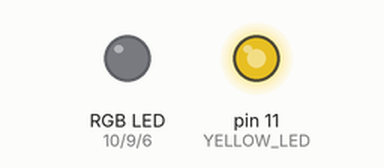
Recording of a sketch running on a simulated Arduino Uno, built with avr-gcc and run on an emulated ATmega328P. Shown: an RGB LED mixed from three pins (HIGH = lit), output pins drawn as LEDs (lit = HIGH).

Above: at 0.05 s.
At 0.8 s:
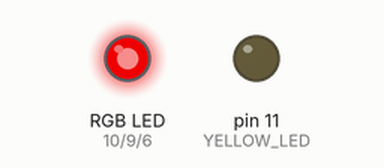
At 1.2 s:
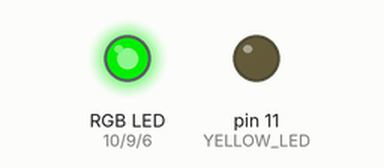
At 1.6 s:
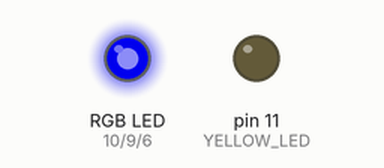
Timing chart, 0 to 3.7 s (numbered marks = the images above):
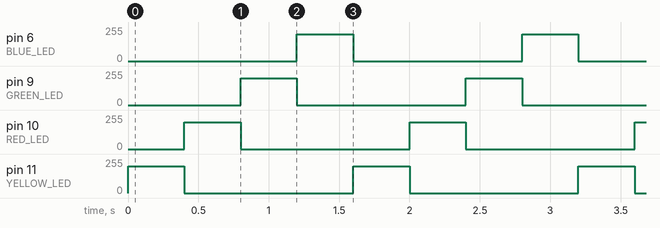

The sketch:

runway-lights.ino
```cpp
const int YELLOW_LED = 11;
const int RED_LED = 10;
const int GREEN_LED = 9;
const int BLUE_LED = 6;

// the setup function runs once when you press reset or power the board
void setup() {
  pinMode(YELLOW_LED, OUTPUT);
  pinMode(RED_LED, OUTPUT);
  pinMode(GREEN_LED, OUTPUT);
  pinMode(BLUE_LED, OUTPUT);
}

void lightLoop(int pinId, int maxPower, int waitTime) {
  analogWrite(pinId, maxPower);
  delay(waitTime);
  analogWrite(pinId, 0);
}

// the loop function runs over and over again forever
void loop() {
  int waitTime = 400;
  int maxPower = 200;

  int colorPins[4];
  colorPins[0] = YELLOW_LED;
  colorPins[1] = RED_LED;
  colorPins[2] = GREEN_LED;
  colorPins[3] = BLUE_LED;

  for (int i = 0; i < 4; i++) {
    lightLoop(colorPins[i], maxPower, waitTime);
  }
}
```

Measured:
- by itself, pin 6 (BLUE_LED), pin 9 (GREEN_LED), pin 10 (RED_LED), pin 11 (YELLOW_LED): alternates 200/255 for 0.40 s and 0/255 for 1.2 s
